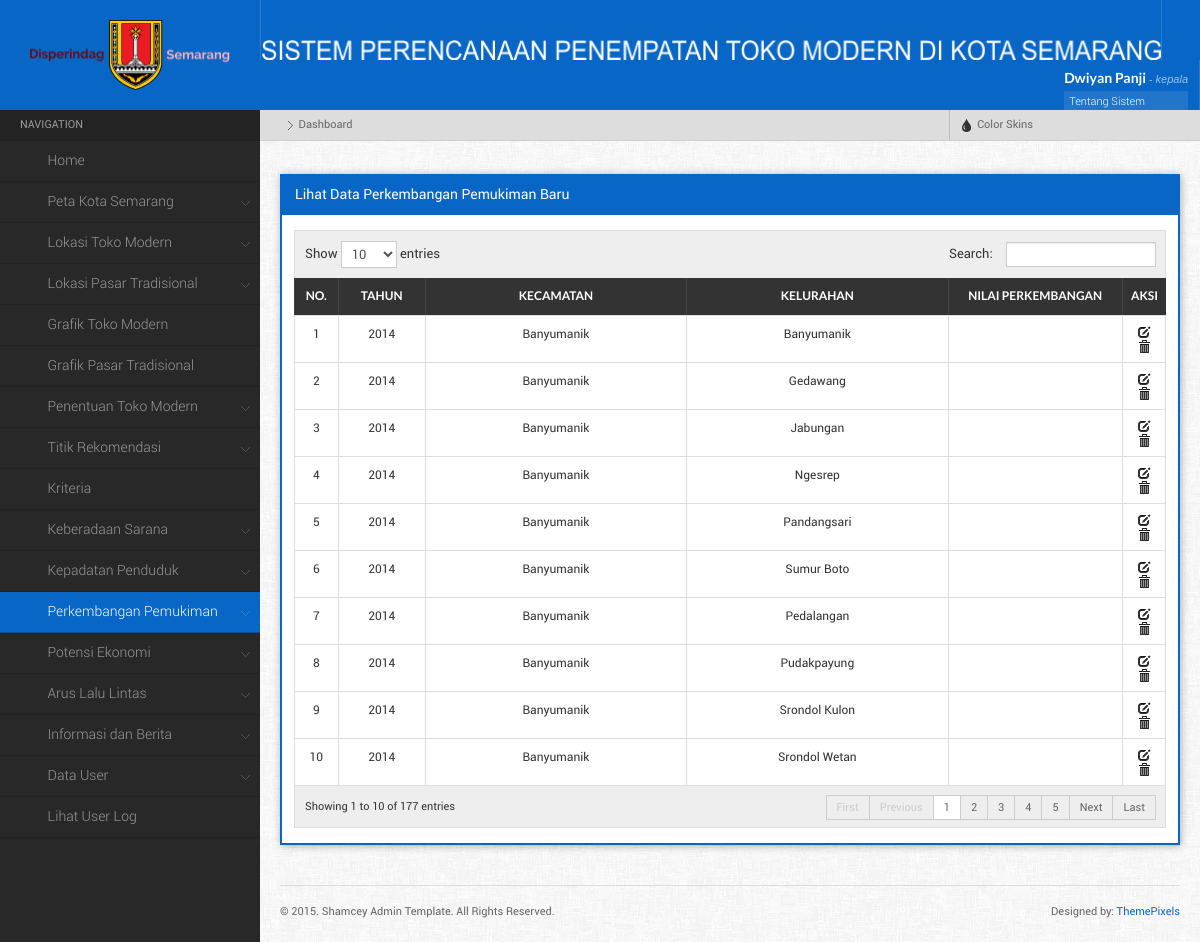
Screenshot of /main.php?menu=lihatPerkembangan (signed in) with the database file from the repository.
### tables this page shows
CREATE TABLE IF NOT EXISTS `perkembangan_pemukiman` (
  `id_perkembangan` int(11) NOT NULL AUTO_INCREMENT,
  `id_kelurahan` int(11) NOT NULL,
  `tahun` varchar(4) NOT NULL,
  `nilai` int(11) NOT NULL,
  `id_klasifikasiperkembangan` int(11) NOT NULL,
  PRIMARY KEY (`id_perkembangan`)
);

CREATE TABLE IF NOT EXISTS `kecamatan` (
  `id_kecamatan` int(11) NOT NULL AUTO_INCREMENT,
  `nama_kecamatan` varchar(40) NOT NULL,
  PRIMARY KEY (`id_kecamatan`)
);

CREATE TABLE IF NOT EXISTS `kelurahan` (
  `id_kelurahan` int(11) NOT NULL AUTO_INCREMENT,
  `id_kecamatan` int(11) NOT NULL,
  `Geometry` longblob,
  `XMin` int(11) DEFAULT NULL,
  `XMax` int(11) DEFAULT NULL,
  `YMin` int(11) DEFAULT NULL,
  `YMax` int(11) DEFAULT NULL,
  `Kelurahan` char(50) DEFAULT NULL,
  `Luas` decimal(10,3) DEFAULT NULL,
  `id_lokasi` int(11) NOT NULL,
  PRIMARY KEY (`id_kelurahan`)
);

### component/lihat_perkembangan.php (the view, shortened to what this page needs)
<?php
	$query = mysql_query("SELECT * FROM perkembangan_pemukiman a, kelurahan b, kecamatan c
							WHERE a.id_kelurahan = b.id_kelurahan
							AND b.id_kecamatan = c.id_kecamatan
							ORDER BY tahun DESC, c.id_kecamatan ASC") or die (mysql_error());
    echo "<div class=\"widget\">
			<h4 class=\"widgettitle\">Lihat Data Perkembangan Pemukiman Baru</h4>
			<div class=\"widgetcontent\">
            <table id=\"dyntable\" class=\"table table-bordered responsive\">
                <thead>
                    <tr>
                        <th></th>
                        <th><center>No.</th>
						<th><center>Tahun</th>
                        <th><center>Kecamatan</th>
						<th><center>Kelurahan</th>
						<th><center>Nilai perkembangan</th>
						<th><center>Aksi</th>
                    </tr>
                </thead>
				<tbody>";
				$no = 1;
				while($pecah = mysql_fetch_array($query)){
					echo "<tr class=\" \">
						<td></td>
						<td style='width:5%;'><center>$no</td>
						<td style='width:10%;'><center>$pecah[tahun]</td>
						<td style='width:30%;'><center>$pecah[nama_kecamatan]</td>
						<td style='width:30%;'><center>$pecah[Kelurahan]</td>
						<td style='width:20%;'><center>$pecah[nilai_perkembangan]</td>
						<td class=\"center\" style=\"width: 5%;\">
							<a href= \"main.php?menu=editPerkembangan&id_perkembangan=$pecah[id_perkembangan]\" title=\"Edit\"><i  class=\"icon-edit\"></i></a>
							<a href=\"main.php?menu=hapusPerkembangan&id_perkembangan=$pecah[id_perkembangan]\" title=\"Hapus\" onClick=\"return confirm('Apakah Anda yakin ingin menghapus data ini?')\" class=\"icon-trash\"><i></i></a>
						</td>";
					echo "</td>
					</tr>";
				$no++;
				};
				echo "</tbody>
			</table>
		</div>
		</div>
	";
?>

### css/responsive-tables.css (style rules this page uses)
table.responsive { margin-bottom: 0; }
table.responsive td, table.responsive th { position: relative; overflow: hidden; white-space: wrap !important; }

### rows the page displays
perkembangan_pemukiman: tahun "2014", kecamatan.nama_kecamatan "Banyumanik", id_kelurahan.Kelurahan "Banyumanik"
perkembangan_pemukiman: tahun "2014", kecamatan.nama_kecamatan "Banyumanik", id_kelurahan.Kelurahan "Gedawang"
perkembangan_pemukiman: tahun "2014", kecamatan.nama_kecamatan "Banyumanik", id_kelurahan.Kelurahan "Jabungan"
perkembangan_pemukiman: tahun "2014", kecamatan.nama_kecamatan "Banyumanik", id_kelurahan.Kelurahan "Ngesrep"
perkembangan_pemukiman: tahun "2014", kecamatan.nama_kecamatan "Banyumanik", id_kelurahan.Kelurahan "Pandangsari"
perkembangan_pemukiman: tahun "2014", kecamatan.nama_kecamatan "Banyumanik", id_kelurahan.Kelurahan "Sumur Boto"
perkembangan_pemukiman: tahun "2014", kecamatan.nama_kecamatan "Banyumanik", id_kelurahan.Kelurahan "Pedalangan"
perkembangan_pemukiman: tahun "2014", kecamatan.nama_kecamatan "Banyumanik", id_kelurahan.Kelurahan "Pudakpayung"
perkembangan_pemukiman: tahun "2014", kecamatan.nama_kecamatan "Banyumanik", id_kelurahan.Kelurahan "Srondol Kulon"
perkembangan_pemukiman: tahun "2014", kecamatan.nama_kecamatan "Banyumanik", id_kelurahan.Kelurahan "Srondol Wetan"

### other values shown
$_SESSION['nama_user'] "Dwiyan Panji"
$_SESSION['username'] "kepala"
